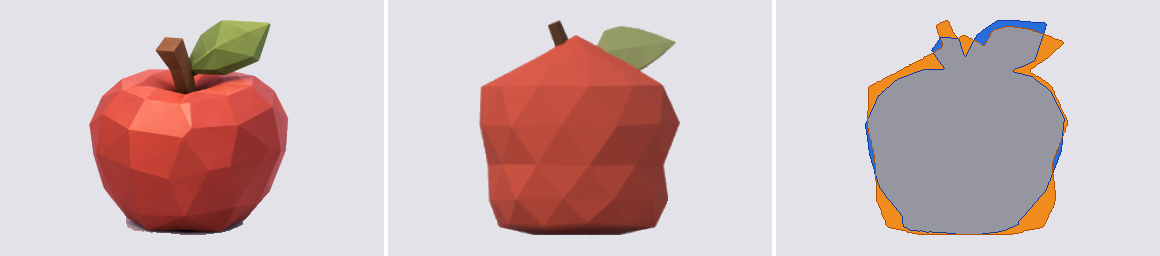
#> input picture comparacion.png, 2320 x 512 px (shown at 1/2 size); its folder holds only this picture in this run
$ python -i mascaras.py   (imports and definitions only)
#> lines starting #> are read from the running program, lines starting #| are printed output that depends on the picture; after the words box and inside, x2 and y2 are one past the last pixel; in counts of white or black regions, pixels touching at a corner belong together
### tools/reconocer.py
"""ALTH-META · reconocimiento de imagen SOLO CON CÓDIGO: foto de referencia → FICHA JSON del asset.

Sin IA, sin modelos entrenados, sin API, sin claves y sin cuota. Solo numpy + scipy + Pillow (lo mismo
que ya instalan los workflows del repo). Es el primer paso de la "línea única": antes de modelar, el
proceso mide la imagen y dice qué técnicas exige. Después tools/capacidades.py compara la ficha con el
registro (kb/capacidades.json) para saber si "ya sabe hacerlo" o si hay que investigar.

Qué hace el código por sí solo
  - Separa la figura del fondo y mide su silueta: proporción, solidez, redondez, simetría, huecos,
    piezas delgadas que sobresalen.
  - Mide los colores dominantes y los ajusta a la paleta ALTH de spec/alth_spec.json.
  - Busca piel, cabeza con ojos, pelo, ropa, calzado, lentes y huecos entre dedos (técnicas clásicas:
    componentes conectados, casco convexo y "defectos de convexidad").
  - Compara la imagen con su MEMORIA (kb/huellas.json: huellas de los assets aprobados) y dice a qué se
    parece. Cada asset aprobado que se memoriza mejora el reconocimiento: se retroalimenta solo.
  - Convierte el tamaño de la vida real a milímetros ALTH con la escala de Theo Alpha.

Qué NO puede hacer (límites honestos)
  - Saber qué ES algo nuevo la primera vez: para el código una manzana roja y una pelota roja son casi la
    misma figura. Por eso el NOMBRE lo da el usuario al mandar la imagen. Las palabras del nombre también
    activan capacidades que no se miden en pixeles (vidrio, líquido, vehículo…; ver "palabras" en
    spec/capacidades_vocab.json). Lo que no se pueda medir ni deducir del nombre sale en `no_medible`.
  - Distinguir cilindro de caja en una vista de frente, o ver dedos que están ocultos (p. ej. manos en
    los bolsillos). Lo que no se ve, no se detecta.
  - Funciona mejor con UNA figura sobre fondo liso. Con infografías o escenas usa --recorte.

Tamaño: el usuario da el tamaño de la VIDA REAL (p. ej. "8cm"). Nunca necesita saber el tamaño en el
mundo GLB: lo calcula el código con  mm_alth = mm_real × s0 × k  (s0 sale de Theo Alpha).
Con un solo número, se toma como la medida mayor y la otra se deduce de la proporción de la silueta.
Sin número, se usa la memoria si el nombre coincide con un asset conocido; si no, queda "desconocido".

  python3 tools/reconocer.py reconocer refs/pendientes/espada.jpg --nombre espada --tamano 90cm --salida ficha.json
  python3 tools/reconocer.py reconocer hoja.png --nombre manzana --recorte 0.5,0,1,1
  python3 tools/reconocer.py memorizar assets/manzana          # guarda la huella de un asset aprobado
  python3 tools/reconocer.py validar ficha.json
"""
from __future__ import annotations

import argparse
import hashlib
import json
import math
import re
import sys
import unicodedata
from datetime import datetime, timezone
from pathlib import Path

import numpy as np
from PIL import Image, ImageDraw
from scipy import ndimage
from scipy.spatial import ConvexHull, QhullError

RAIZ = Path(__file__).resolve().parents[1]
VOCAB_RUTA = RAIZ / "spec" / "capacidades_vocab.json"
SPEC_RUTA = RAIZ / "spec" / "alth_spec.json"
HUELLAS_RUTA = RAIZ / "kb" / "huellas.json"

LADO = 512                    # la imagen se reduce a este lado mayor antes de medir
UMBRAL_DE_FONDO = 6.0         # ΔE (Lab) máximo para considerar un pixel "color de fondo"
RAZON_PIEL_AB = 0.38          # a*/b* mínimo para piel (separa piel de pelo rubio)
# Hueco entre dedos (relativo a √área de la mano). Calibrado el 1 oct 2026: la mano abierta de
# refs/infografias/mano-con-regla.jpg da 4 huecos; las manos en los bolsillos de joven-rubio.jpg dan 0.
DEDO_PROFUNDIDAD, DEDO_ELONGACION, DEDO_ANCHO = 0.18, 2.8, 0.20
SUAVIDAD_SOMBRA = 0.6       # borde/interior de ΔE: debajo de esto, la mancha gris se desvanece = sombra
FUENTES_TAMANO = ("usuario", "memoria", "desconocido")
HEX = re.compile(r"#[0-9A-Fa-f]{6}")

# Escala provisional mientras no exista spec v2 (bloque T0): cuerpo de Theo Alpha sin pelo medido en
# su GLB el 1 oct 2026, y altura real de Theo que dio el usuario (≈1.80 m). Si la spec trae
# "escala_alpha": {"s0": …}, se usa esa y estas constantes se ignoran.
ALTO_ALPHA_MM_PROVISIONAL = 95.7
ALTO_REAL_THEO_MM_PROVISIONAL = 1800.0


# ================================================================ color
def _srgb_a_lab(rgb: np.ndarray) -> np.ndarray:
    """rgb (…, 3) en 0-255 → Lab D65."""
    c = np.asarray(rgb, dtype=np.float64) / 255.0
    c = np.where(c <= 0.04045, c / 12.92, ((c + 0.055) / 1.055) ** 2.4)
    m = np.array([[0.4124564, 0.3575761, 0.1804375],
                  [0.2126729, 0.7151522, 0.0721750],
                  [0.0193339, 0.1191920, 0.9503041]])
    xyz = c @ m.T / np.array([0.95047, 1.0, 1.08883])
    f = np.where(xyz > 216 / 24389, np.cbrt(xyz), (24389 / 27 * xyz + 16) / 116)
    return np.stack([116 * f[..., 1] - 16, 500 * (f[..., 0] - f[..., 1]), 200 * (f[..., 1] - f[..., 2])], axis=-1)


def _hex_a_rgb(h: str) -> np.ndarray:
    h = h.lstrip("#")
    return np.array([int(h[i:i + 2], 16) for i in (0, 2, 4)], dtype=np.float64)


def _rgb_a_hex(rgb) -> str:
    return "#" + "".join(f"{int(round(max(0, min(255, v)))):02X}" for v in rgb)


# [75 lines left out: functions cargar_paleta, _kmeans, colores_dominantes, familias, cargar, not called in this run]


def _fondo(rgb: np.ndarray, borde: int = 4) -> np.ndarray:
    marco = np.concatenate([rgb[:borde].reshape(-1, 3), rgb[-borde:].reshape(-1, 3),
                            rgb[:, :borde].reshape(-1, 3), rgb[:, -borde:].reshape(-1, 3)])
    return np.median(marco, axis=0)


def separar_figura(rgb: np.ndarray) -> tuple[np.ndarray, dict]:
    """Máscara de la figura principal (sin sombra) y datos de la separación.

    1. Fondo = lo que se parece al color del borde (ΔE < UMBRAL_DE_FONDO) Y está conectado al borde de la
       imagen. Así un objeto crema o blanco no se pierde aunque se parezca al fondo: basta su contorno.
    2. Sombra = mancha gris (mismo tinte que el fondo, más oscura) cuyo borde se DESVANECE hacia el fondo.
       Un objeto gris (metal, el lado sombreado de una taza) tiene borde nítido y se conserva.
    """
    fondo = _fondo(rgb)
    lab = _srgb_a_lab(rgb)
    lab_f = _srgb_a_lab(fondo)
    de = ndimage.median_filter(np.linalg.norm(lab - lab_f, axis=-1), size=3)
    parecido = de < UMBRAL_DE_FONDO
    et_f, _ = ndimage.label(parecido)
    borde = np.unique(np.concatenate([et_f[0], et_f[-1], et_f[:, 0], et_f[:, -1]]))
    es_fondo = np.isin(et_f, borde[borde > 0])
    m = ~es_fondo
    # Huecos que atraviesan la figura (asa de taza): color de fondo encerrado, no conectado al borde.
    encerrado = parecido & ~es_fondo
    et_h, n_h = ndimage.label(encerrado)
    if n_h:
        tam_h = ndimage.sum(encerrado, et_h, range(1, n_h + 1))
        grandes = np.isin(et_h, 1 + np.where(tam_h > 0.002 * m.sum())[0])
        m &= ~grandes
    m = ndimage.binary_opening(m, iterations=1)
    # Sombras: gris neutro más oscuro que el fondo, con borde suave.
    croma = np.hypot(lab[..., 1] - lab_f[1], lab[..., 2] - lab_f[2])
    candidata = m & (croma < 7) & (lab[..., 0] < lab_f[0] - 3) & (lab[..., 0] > 0.3 * lab_f[0])
    et_s, n_s = ndimage.label(candidata)
    afuera = ndimage.binary_dilation(~m, iterations=2)
    filas = np.where(m.any(1))[0]
    sombra = np.zeros_like(m)
    if len(filas):
        corte = filas[0] + 0.5 * (filas[-1] - filas[0])
        for i in range(1, n_s + 1):
            sel = et_s == i
            if sel.sum() < 30 or np.argwhere(sel)[:, 0].mean() < corte:
                continue
            anillo = sel & afuera
            if anillo.sum() < 0.05 * sel.sum():          # casi no toca el fondo: es parte del objeto
                continue
            suavidad = float(de[anillo].mean() / max(de[sel].mean(), 1e-6))
            if suavidad < SUAVIDAD_SOMBRA:
                sombra |= sel
    sombra_quitada = float(sombra.sum() / max(m.sum(), 1))
    if sombra.any():
        m = ndimage.binary_opening(m & ~sombra, iterations=1)
    etiquetas, n = ndimage.label(m)
    if n == 0:
        return m, {"componentes": 0, "fondo": _rgb_a_hex(fondo), "sombra_quitada": 0.0, "fraccion_imagen": 0.0}
    tam = ndimage.sum(m, etiquetas, range(1, n + 1))
    principal = etiquetas == (int(np.argmax(tam)) + 1)
    total = m.sum()
    relevantes = int(np.sum(tam > 0.01 * total))
    return principal, {"componentes": relevantes, "fondo": _rgb_a_hex(fondo),
                       "sombra_quitada": round(sombra_quitada, 3),
                       "fraccion_imagen": round(float(principal.mean()), 4),
                       "fraccion_principal": round(float(principal.sum() / total), 3)}


# [19 lines left out: functions casco_convexo, _elongacion, not called in this run]


def _iou(a: np.ndarray, b: np.ndarray) -> float:
    u = np.logical_or(a, b).sum()
    return float(np.logical_and(a, b).sum() / u) if u else 0.0


# [194 lines left out: functions _elipse_equivalente, simetria_lr, medir_silueta, mascara_piel, huecos_entre_dedos, analizar_personaje, not called in this run]


# ================================================================ vocabulario, nombre y memoria
def cargar_vocab(ruta: Path = VOCAB_RUTA) -> dict:
    return json.loads(Path(ruta).read_text(encoding="utf-8"))


def _normalizar(texto: str) -> str:
    t = unicodedata.normalize("NFKD", str(texto)).encode("ascii", "ignore").decode().lower()
    return re.sub(r"[^a-z0-9]+", " ", t).strip()


def nombre_id(texto: str) -> str:
    return _normalizar(texto).replace(" ", "_")[:41] or "sin_nombre"


# [144 lines left out: functions capacidades_por_nombre, tipo_por_nombre, cargar_huellas, vector_forma, colores_lab, distancia_color and 6 more, not called in this run]


# ================================================================ reglas: medidas → capacidades
def _cap(caps: dict, cid: str, confianza: float, motivo: str):
    if cid not in caps or caps[cid]["confianza"] < confianza:
        caps[cid] = {"id": cid, "confianza": round(confianza, 2), "motivo": motivo}


# [195 lines left out: functions deducir_capacidades, cabeza_y_manos_sin_personaje, reconocer, validar_ficha, not called in this run]


# ================================================================ memoria
# Cuadrantes de la hoja 2x2 de alth.hoja_contacto (título arriba): frente, lateral / espalda, 3/4.
VISTAS_HOJA = {"frente": (0.0, 0.03, 0.5, 0.5), "lateral": (0.5, 0.03, 1.0, 0.5),
               "espalda": (0.0, 0.53, 0.5, 1.0), "tres_cuartos": (0.5, 0.53, 1.0, 1.0)}


# [136 lines left out: functions huella_de_vista, huella_de_asset, memorizar, _recorte, _resumen, cmd_reconocer and 3 more, not called in this run]


# [2 lines that do not run on import are left out]

### tools/mascaras.py
"""ALTH-META · máscaras limpias de figura, iguales para referencias y para renders.

Una sola forma de sacar "dónde está la figura" para las dos imágenes que se comparan, porque una
auditoría que mide la referencia de un modo y el render de otro compara los métodos, no las formas.

  1. `reconocer.separar_figura`: fondo conectado al borde (ΔE Lab) + sombra que se desvanece.
  2. `quitar_sombra_pegada`: la sombra del piso que queda PEGADA a la figura (la vista 3/4 de los
     renders del repo es ~30 % sombra si no se quita; medido el 1 oct 2026).

Sólo numpy/scipy/Pillow: corre en un runner de GitHub sin Blender y sin modelos.
"""
from __future__ import annotations

import sys
from pathlib import Path

import numpy as np
from scipy import ndimage

sys.path.insert(0, str(Path(__file__).resolve().parent))
import reconocer  # noqa: E402

SOMBRA_DESDE = 0.40      # la sombra del piso sólo se busca en el 60 % inferior de la figura
BORDE_SOMBRA_DE = 11.0   # contraste de borde (ΔE) bajo el cual una mancha gris es sombra, no pieza
CROMA_SOMBRA = 12.0      # croma máx. (vs. fondo) de una sombra: la de la manzana de referencia llega a 10 (rebote rojo)


def quitar_sombra_pegada(rgb: np.ndarray, figura: np.ndarray, fondo_rgb) -> tuple[np.ndarray, float]:
    """Quita la sombra del piso que queda PEGADA a la figura (separar_figura sólo quita la que se
    desvanece hacia el fondo). Una sombra de render es gris neutro (mismo tinte que el fondo), un poco
    más oscura que él, en la parte baja, y no tiene figura debajo en su misma columna.

    Se conserva lo oscuro de verdad (zapatos negros: L muy bajo), cualquier gris que tenga figura
    debajo, y toda mancha gris de BORDE NÍTIDO: una sombra se desvanece hacia el fondo (contraste de
    borde ΔE ≈ 6-8 en las referencias del repo), una pieza real no (aro metálico de la lata: 16.8).
    Calibrado el 1 oct 2026 con joven-rubio, alastor, manzana y lata (infografías) y taza/lata (renders).
    Devuelve (figura_limpia, fracción quitada).
    """
    lab = reconocer._srgb_a_lab(rgb)
    lab_f = reconocer._srgb_a_lab(np.asarray(fondo_rgb, dtype=np.float64))
    croma = np.hypot(lab[..., 1] - lab_f[1], lab[..., 2] - lab_f[2])
    de = np.linalg.norm(lab - lab_f, axis=-1)
    L = lab[..., 0]
    filas = np.where(figura.any(1))[0]
    if len(filas) == 0:
        return figura, 0.0
    corte = filas[0] + SOMBRA_DESDE * (filas[-1] - filas[0])
    abajo = np.zeros_like(figura)
    abajo[int(corte):] = True
    candidata = figura & abajo & (croma < CROMA_SOMBRA) & (L < lab_f[0] - 2) & (L > lab_f[0] - 50)
    solida = figura & ~candidata
    # ¿hay figura sólida más abajo en la misma columna? (acumulado desde abajo)
    hay_debajo = np.flipud(np.cumsum(np.flipud(solida), axis=0)) - solida > 0
    posible = candidata & ~hay_debajo
    fuera = ndimage.binary_dilation(~figura, iterations=2)
    et, n = ndimage.label(posible)
    sombra = np.zeros_like(figura)
    for i in range(1, n + 1):
        comp = et == i
        borde = comp & fuera
        if borde.any() and float(de[borde].mean()) < BORDE_SOMBRA_DE:
            sombra |= comp
    limpia = ndimage.binary_opening(figura & ~sombra, iterations=1)
    et, n = ndimage.label(limpia)
    if n > 1:
        tam = ndimage.sum(limpia, et, range(1, n + 1))
        limpia = et == (int(np.argmax(tam)) + 1)
    return limpia, float(sombra.sum() / max(figura.sum(), 1))


def mascara_limpia(rgb: np.ndarray) -> tuple[np.ndarray, dict]:
    """(máscara de la figura principal sin fondo ni sombras, datos de la separación)."""
    figura, sep = reconocer.separar_figura(rgb)
    if figura.sum() == 0:
        return figura, dict(sep, sombra_pegada_quitada=0.0)
    limpia, pegada = quitar_sombra_pegada(rgb, figura, reconocer._fondo(rgb))
    sep = dict(sep, sombra_pegada_quitada=round(pegada, 4))
    return limpia, sep


# [5 lines left out: function cargar_con_mascara, not called in this run]

>>> import cv2
>>> picture = cv2.imread('../comparacion.png')
#> picture is the input picture: shape (512, 2320, 3); mean B, G, R 185.1, 183.6, 205.7
>>> result = mascara_limpia(picture)
#> in separar_figura, `fondo = _fondo(rgb)`: fondo = [233, 226, 227]
#> in _srgb_a_lab, `return np.stack([116 * f[..., 1] - 16, 500 * (f[..., 0] - f[..., 1]), ..`:
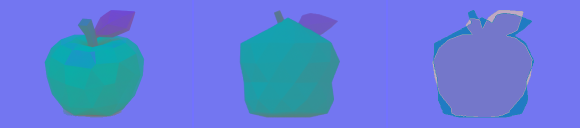
#> returned value: shape (512, 2320, 3) float64 (shown at 1/4 size); mean of channels 0, 1, 2 75.1, 7.8, -11.4; drawn with min black and max white
#> in separar_figura, `lab_f = _srgb_a_lab(fondo)`: lab_f = [90.44, 2.54, 0.356]
#> in separar_figura, `parecido = de < UMBRAL_DE_FONDO`:
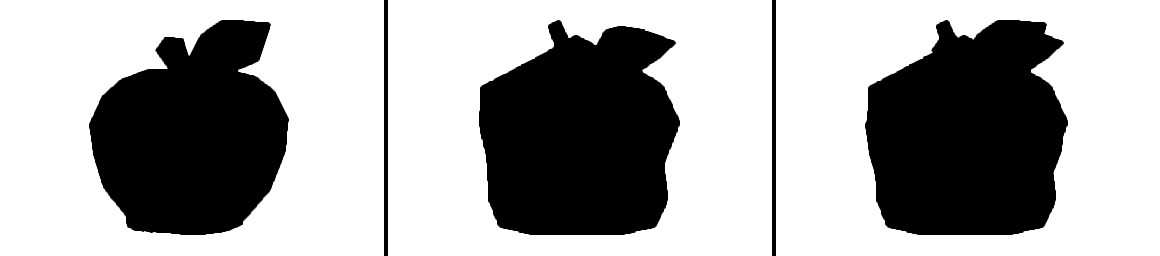
#> parecido: shape (512, 2320) bool (shown at 1/2 size); 65.5% white; 5 black regions, box (x1, y1, x2, y2) and area: (1730, 40, 2136, 470) 140200, (958, 40, 1360, 470) 136456, (178, 40, 578, 470) 124404, (768, 0, 776, 512) 4096, (1544, 0, 1552, 512) 4096
#> in separar_figura, `et_f, _ = ndimage.label(parecido)`:
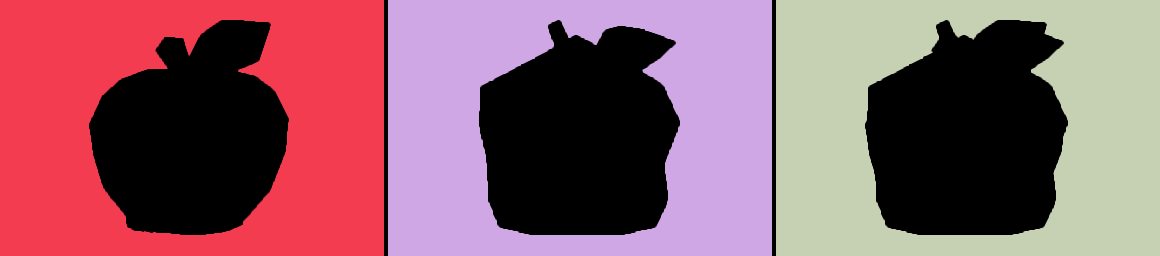
#> et_f: shape (512, 2320) int32 (shown at 1/2 size); 4 distinct labels, from 0 to 3; one colour per label, 0 black
#> in separar_figura, `borde = np.unique(np.concatenate([et_f[0], et_f[-1], et_f[:, 0], et_f[..`: borde = [0, 1, 2, 3]
#> in separar_figura, `et_h, n_h = ndimage.label(encerrado)`: n_h = 0
#> in separar_figura, `et_s, n_s = ndimage.label(candidata)`:
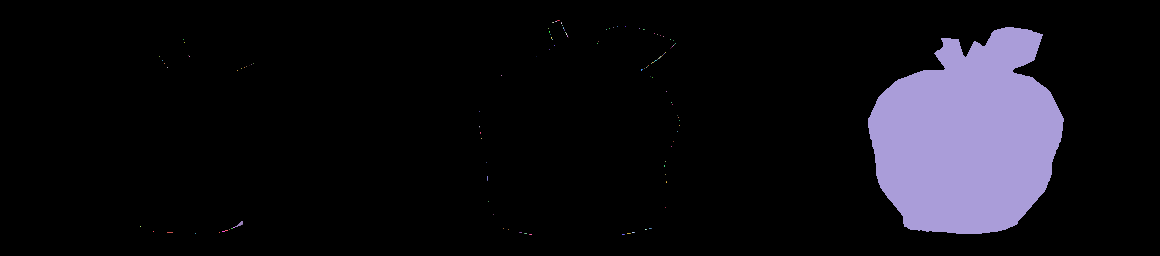
#> et_s: shape (512, 2320) int32 (shown at 1/2 size); 119 distinct labels, from 0 to 118; one colour per label, 0 black
#> in separar_figura, `et_s, n_s = ndimage.label(candidata)`: n_s = 118
#> in separar_figura, `filas = np.where(m.any(1))[0]`: filas = 512 values from 0 to 511
#> in separar_figura, `corte = filas[0] + 0.5 * (filas[-1] - filas[0])`: corte = 255.5
#> in separar_figura, `sombra_quitada = float(sombra.sum() / max(m.sum(), 1))`: sombra_quitada = 0
#> in separar_figura, `etiquetas, n = ndimage.label(m)`:
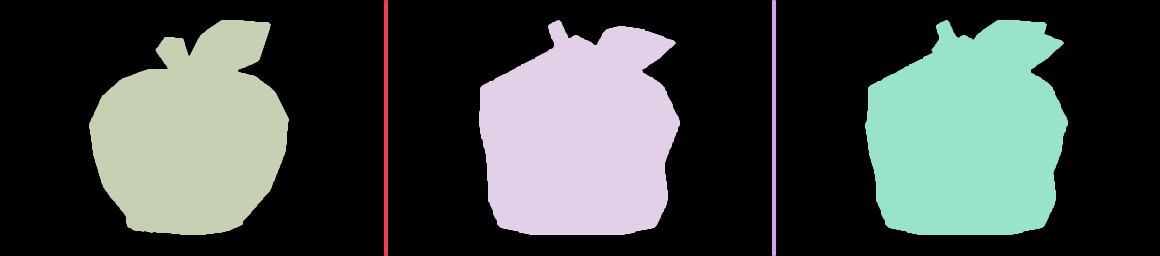
#> etiquetas: shape (512, 2320) int32 (shown at 1/2 size); 6 distinct labels, from 0 to 5; one colour per label, 0 black
#> in separar_figura, `etiquetas, n = ndimage.label(m)`: n = 5
#> in separar_figura, `tam = ndimage.sum(m, etiquetas, range(1, n + 1))`: tam = [4092, 4092, 124308, 136380, 140118]
#> in separar_figura, `total = m.sum()`: total = 408990
#> in separar_figura, `relevantes = int(np.sum(tam > 0.01 * total))`: relevantes = 5
#> in mascara_limpia, `figura, sep = reconocer.separar_figura(rgb)`: sep = {'componentes': 5, 'fondo': '#E9E2E3', 'sombra_quitada': 0, 'fraccion_imagen': 0.118, 'fraccion_principal': 0.343}
#> in quitar_sombra_pegada, `lab_f = reconocer._srgb_a_lab(np.asarray(fondo_rgb, dtype=np.float64))`: lab_f = [90.44, 2.54, 0.356]
#> in quitar_sombra_pegada, `L = lab[..., 0]`:
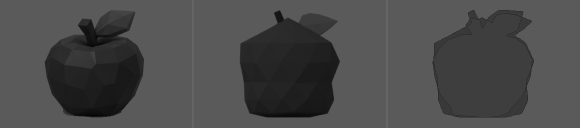
#> L: shape (512, 2320) float64 (shown at 1/4 size); min 0.647, max 100, mean 75.1
#> in quitar_sombra_pegada, `filas = np.where(figura.any(1))[0]`: filas = 430 values from 40 to 469
#> in quitar_sombra_pegada, `corte = filas[0] + SOMBRA_DESDE * (filas[-1] - filas[0])`: corte = 211.6
#> in quitar_sombra_pegada, `fuera = ndimage.binary_dilation(~figura, iterations=2)`:
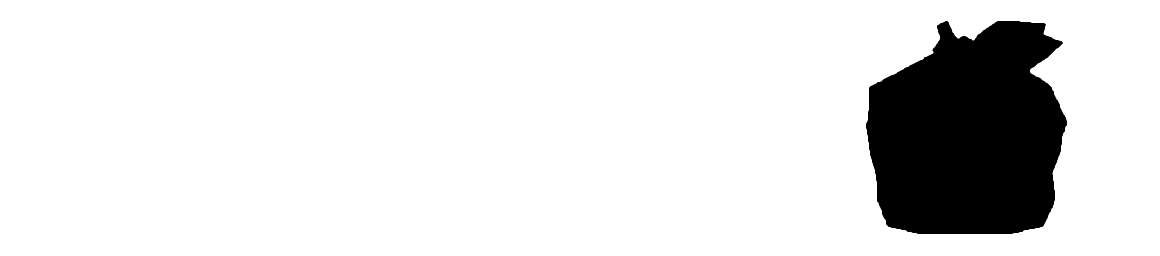
#> fuera: shape (512, 2320) bool (shown at 1/2 size); 88.4% white; 1 black region, box (x1, y1, x2, y2) and area: (1732, 42, 2134, 468) 137196
#> in quitar_sombra_pegada, `et, n = ndimage.label(posible)`: n = 0
#> in quitar_sombra_pegada, `et, n = ndimage.label(limpia)`: n = 1
#> in mascara_limpia, `limpia, pegada = quitar_sombra_pegada(rgb, figura, reconocer._fondo(rg..`: pegada = 0
#> in mascara_limpia, `sep = dict(sep, sombra_pegada_quitada=round(pegada, 4))`: sep = {'componentes': 5, 'fondo': '#E9E2E3', 'sombra_quitada': 0, 'fraccion_imagen': 0.118, 'fraccion_principal': 0.343, 'sombra_pegada_quitada': 0}
